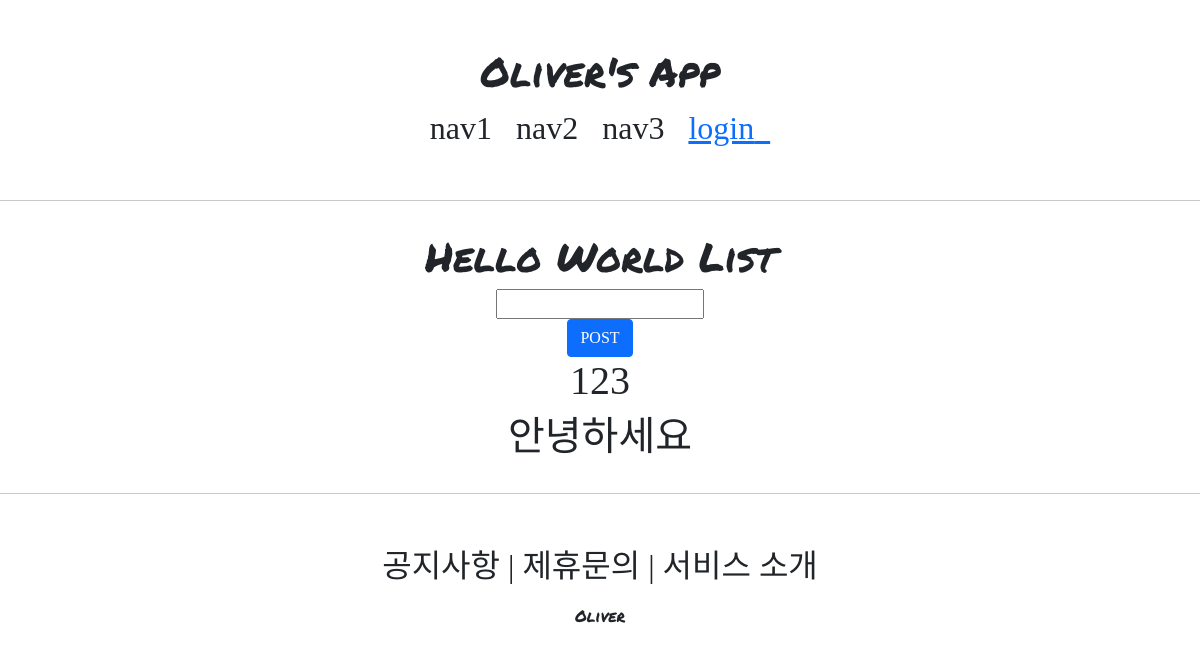
The page /account/hello_world/ on the database as committed earlier.
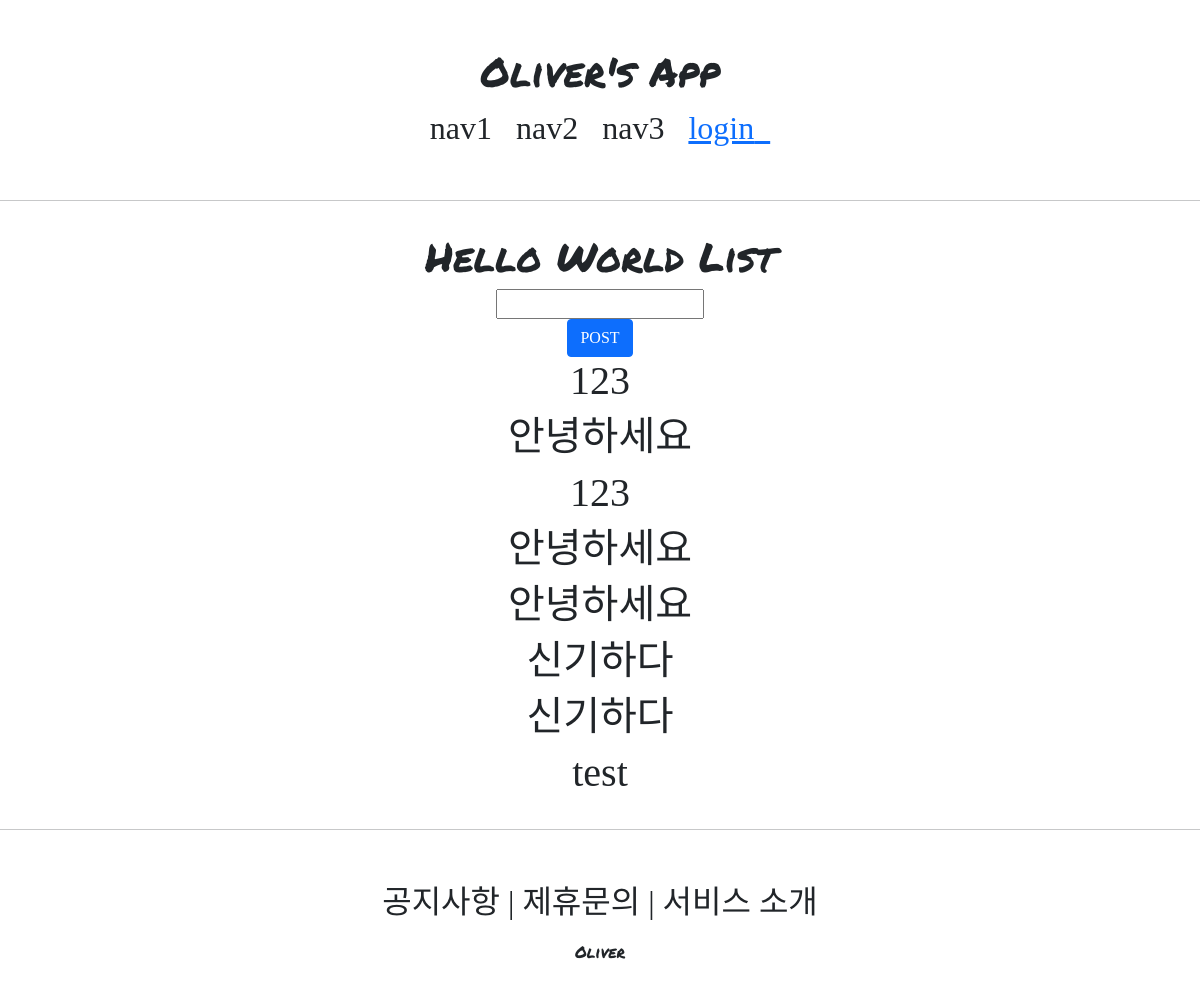
The same page on the database as committed later.
### accountapp/models.py (models this page shows)
class HelloWorld(models.Model):
    text = models.CharField(max_length=255, null=False)

### accountapp/views.py (the view)
# urls.py: path('hello_world/', hello_world, name='hello_world'),
def hello_world(request):
    if request.method == "POST":
        temp = request.POST.get('hello_world_input')
        new_hello_world = HelloWorld()
        new_hello_world.text = temp
        new_hello_world.save()
        hello_world_list = HelloWorld.objects.all()
        return HttpResponseRedirect(reverse('accountapp:hello_world'))
    else:
        hello_world_list = HelloWorld.objects.all()
        return render(request, 'accountapp/hello_world.html', context={'hello_world_list': hello_world_list})

### accountapp/templates/accountapp/hello_world.html (shortened to what this page needs)
{% extends 'base.html' %}
{% block content %}
<div style="border-radius: 1rem; margin: 2rem; text-align: center">
    <h1 style="font-family: 'Permanent Marker', cursive;">
        Hello World List
    </h1>
    <form action="/account/hello_world/" method="post">
        <div>
            <input type="text" name="hello_world_input">
        </div>
        <div>
            <input type="submit" class="btn btn-primary" value="POST">
        </div>
    </form>
    {% if hello_world_list %}
        {% for hello_world in hello_world_list %}
        <h1>
            {{ hello_world.text }}
        </h1>
        {% endfor %}
    {% endif %}
</div>
{% endblock %}

Rows that differ between the two databases and show on the page:
added HelloWorld: text "123"
added HelloWorld: text "안녕하세요"
added HelloWorld: text "안녕하세요"
added HelloWorld: text "신기하다"
added HelloWorld: text "신기하다"
added HelloWorld: text "test"
